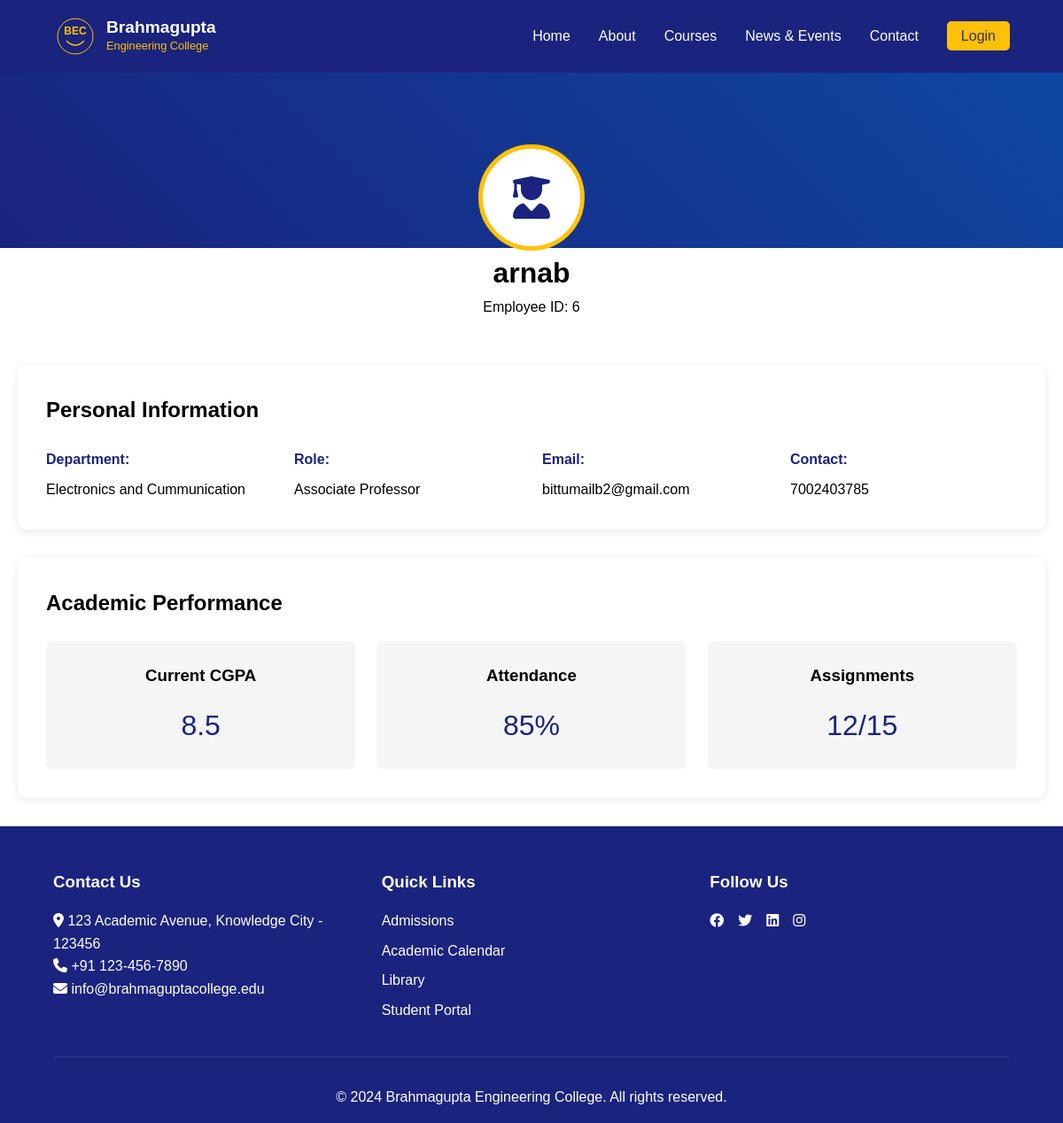
The page /facultyprofile/6 on the database as committed earlier.
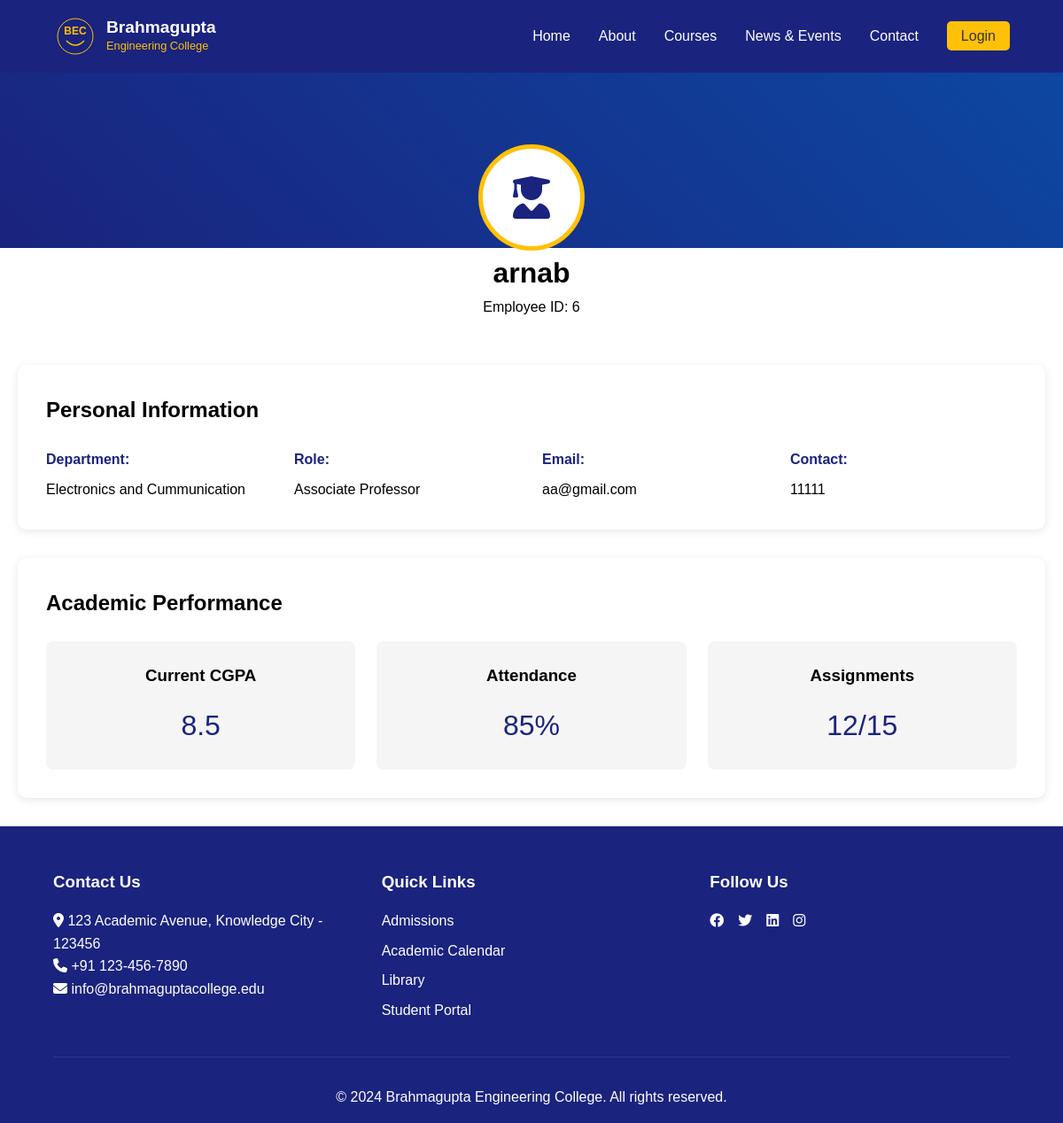
The same page on the database as committed later.
### college/model.py (models this page shows, shortened)
class Faculty(db.Model):
    id = db.Column(db.Integer, primary_key=True)
    name = db.Column(db.String(100), nullable=False)
    facultyid = db.Column(db.Integer, nullable=False)
    education = db.Column(db.String(100), nullable=False)
    email = db.Column(db.String(100), nullable=False)
    phone = db.Column(db.Integer, nullable=False)
    department = db.Column(db.Integer, nullable=False)
    role = db.Column(db.Integer, nullable=False)
    dob = db.Column(db.Date, nullable=False)
    doj = db.Column(db.Date, nullable=False)
    gender = db.Column(db.String, nullable=False)
    address = db.Column(db.String, nullable=False)

### college/faculty/route.py (the view)
@app.route("/facultyprofile/<id>", methods = ["GET", "POST"])
def faculty_profile(id):
    faculty = Faculty.query.get(id)
    print(faculty)
    if not faculty:
        return "Faculty not found", 404
    return render_template("faculty-profile.html", faculty=faculty, id=id)

### college/faculty/templates/faculty-profile.html (shortened to what this page needs)
{%extends "base.html"%}
{%block head%}
    <link rel="stylesheet" href="{{url_for('basic.static', filename='css/main.css')}}">
    <link rel="stylesheet" href="https://cdnjs.cloudflare.com/ajax/libs/font-awesome/6.4.0/css/all.min.css">
    {%endblock%}
    {%block content%}
    <main class="profile-page student-profile">
        <div class="profile-header">
            <div class="profile-info">
                <div class="profile-avatar">
                    <i class="fas fa-user-graduate"></i>
                </div>
                <h1>{{faculty.name}}</h1>
                <p>Employee ID: <span id="facultyId">{{faculty.id}}</span></p>
            </div>
        </div>
        <div class="profile-content">
            <div class="profile-section">
                <h2>Personal Information</h2>
                <div class="info-grid">
                    <div class="info-item">
                        <label>Department:</label>
                        <span>{{faculty.department}}</span>
                    </div>
                    <div class="info-item">
                        <label>Role:</label>
                        <span>{{faculty.role}}</span>
                    </div>
                    <div class="info-item">
                        <label>Email:</label>
                        <span>{{faculty.email}}</span>
                    </div>
                    <div class="info-item">
                        <label>Contact:</label>
                        <span>{{faculty.phone}}</span>
                    </div>
                </div>
            </div>
            <div class="profile-section">
                <h2>Academic Performance</h2>
                <div class="academics-grid">
                    <div class="academic-card">
                        <h3>Current CGPA</h3>
                        <p class="grade">8.5</p>
                    </div>
                    <div class="academic-card">
                        <h3>Attendance</h3>
                        <p class="percentage">85%</p>
                    </div>
                    <div class="academic-card">
                        <h3>Assignments</h3>
                        <p class="count">12/15</p>
                    </div>
                </div>
            </div>
        </div>
    </main>
{%endblock%}

Rows that differ between the two databases and show on the page:
changed Faculty "arnab": email "bittumailb2@gmail.com" → "aa@gmail.com"; phone "7002403785" → "11111"
